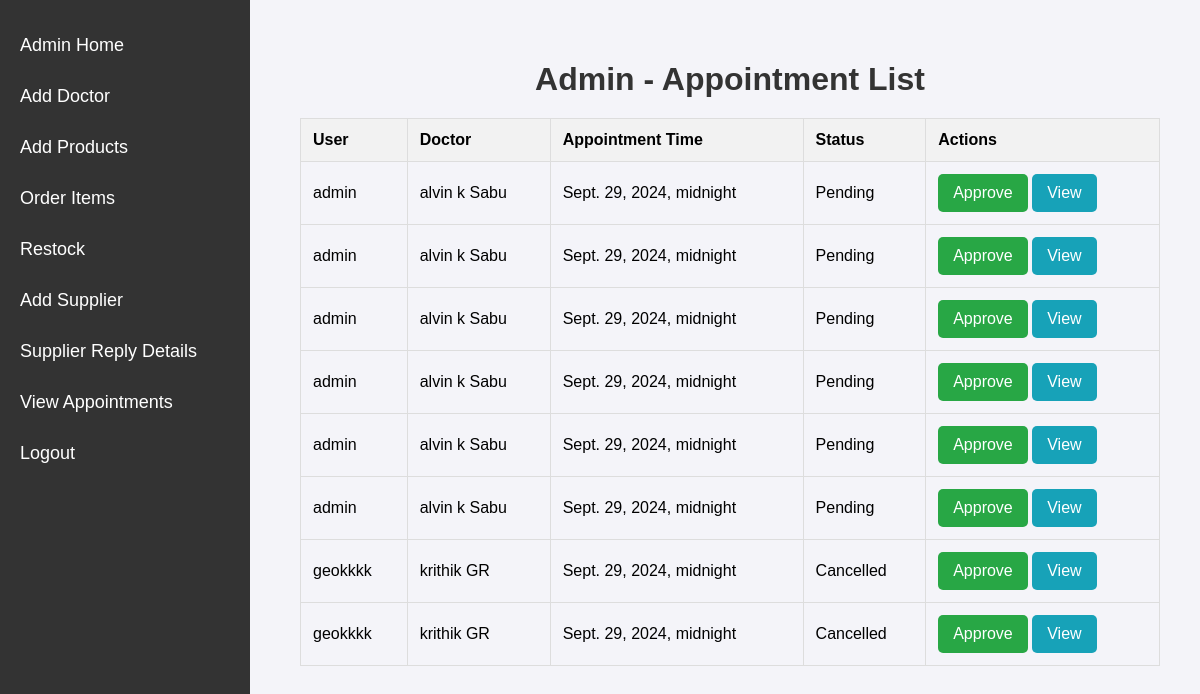
Before: /timeline/admin/appointments/ (signed in) with the older database file.
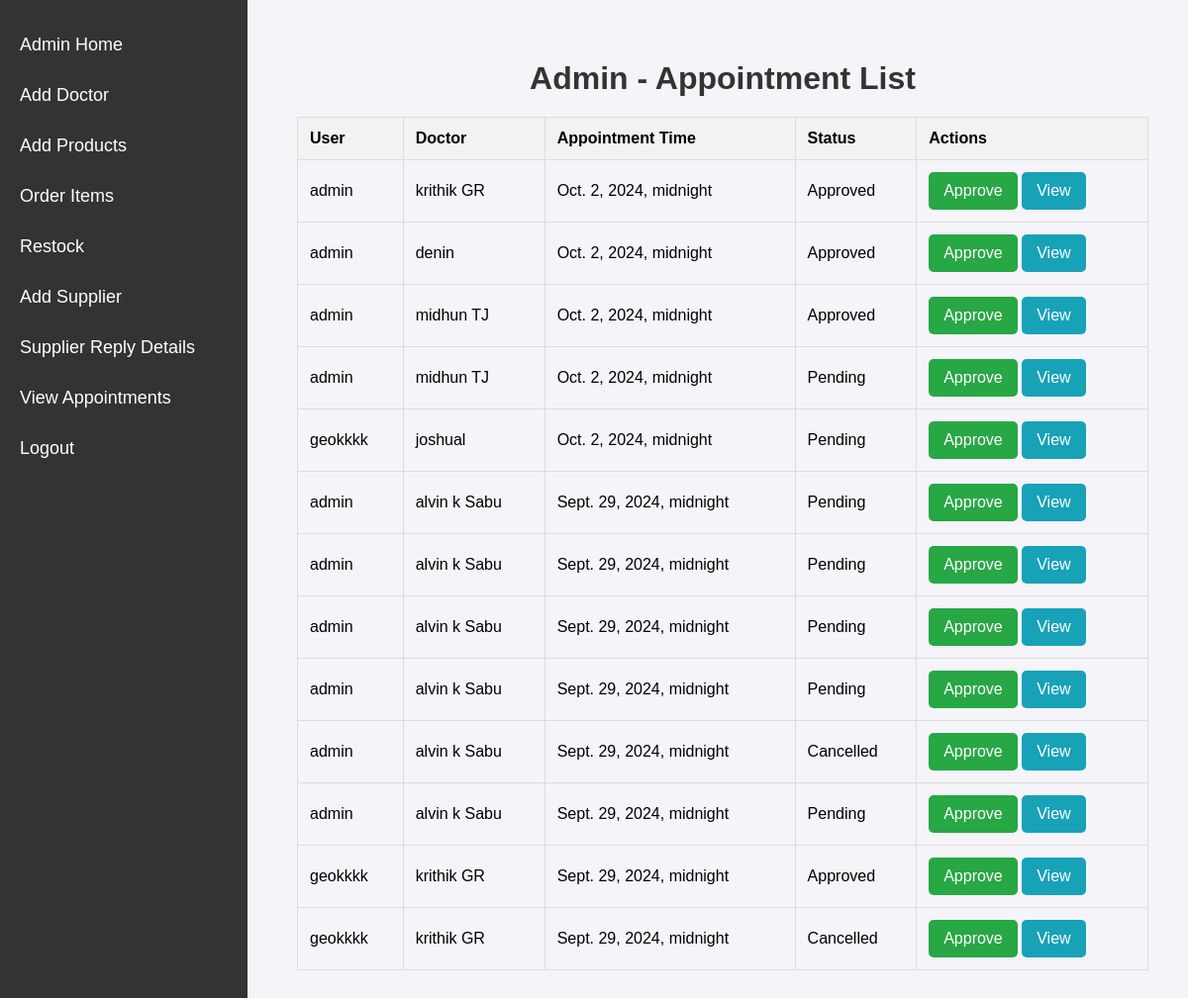
After: the same page with the newer database file.
### myapp/models.py (models this page shows, shortened)
class Appointment(models.Model):
    user = models.ForeignKey(User, on_delete=models.CASCADE)
    doctor = models.ForeignKey(Doctor, on_delete=models.CASCADE)
    availability = models.ForeignKey(DoctorAvailability, on_delete=models.CASCADE)
    status = models.CharField(max_length=20, default='Pending')
    appointment_time = models.DateTimeField()

class Doctor(models.Model):
    SPECIALIZATION_CHOICES = [
        ('general', 'General Physician'),
        ('cardiologist', 'Cardiologist'),
        ('dermatologist', 'Dermatologist'),
    ]
    name = models.CharField(max_length=100)
    specialization = models.CharField(max_length=50, choices=SPECIALIZATION_CHOICES)
    description = models.TextField()
    video_call_link = models.URLField()  # Link for the video call

### myapp/views.py (the view)
# urls.py: path('admin/appointments/', views.admin_appointment_list, name='admin_appointment_list'),
@staff_member_required
def admin_appointment_list(request):
    appointments = Appointment.objects.all().order_by('-appointment_time')
    context = {
        'appointments': appointments
    }
    return render(request, 'admin_appointment_list.html', context)

### myapp/templates/admin_appointment_list.html (shortened to what this page needs)
<!DOCTYPE html>
<html lang="en">
<head>
</head>
<body>
    <div class="sidebar">
        <a href="{% url 'adminpage' %}">Admin Home</a>
        <a href="{% url 'add_doctor' %}">Add Doctor</a>
        <a href="{% url 'admin_add' %}">Add Products</a>
        <a href="{% url 'adminorders' %}">Order Items</a>
        <a href="{% url 'reoder' %}">Restock</a>
        <a href="{% url 'supplier_add' %}">Add Supplier</a>
        <a href="{% url 'supplier_replies' %}">Supplier Reply Details</a>
        <a href="{% url 'admin_appointment_list' %}">View Appointments</a>
        <a href="{% url 'user_logout' %}">Logout</a>
    </div>
    <div class="content">
        <h1>Admin - Appointment List</h1>
        <table>
            <thead>
                <tr>
                    <th>User</th>
                    <th>Doctor</th>
                    <th>Appointment Time</th>
                    <th>Status</th>
                    <th>Actions</th>
                </tr>
            </thead>
            <tbody>
                {% for appointment in appointments %}
                <tr>
                    <td>{{ appointment.user.username }}</td>
                    <td>{{ appointment.doctor.name }}</td>
                    <td>{{ appointment.appointment_time }}</td>
                    <td>{{ appointment.status }}</td>
                    <td>
                        <a href="{% url 'approve_appointment' appointment.id %}" class="btn approve-btn">Approve</a>
                        <a href="{% url 'approve_appointment' appointment.id %}" class="btn view-btn">View</a>
                    </td>
                </tr>
                {% empty %}
                <tr>
                    <td colspan="5">No appointments found.</td>
                </tr>
                {% endfor %}
            </tbody>
        </table>
    </div>
</body>
</html>

Changed rows visible on the page:
added Appointment: user.username "admin", doctor.name "krithik GR", appointment_time "Oct. 2, 2024, midnight", status "Approved"
added Appointment: user.username "admin", doctor.name "denin", appointment_time "Oct. 2, 2024, midnight", status "Approved"
added Appointment: user.username "admin", doctor.name "midhun TJ", appointment_time "Oct. 2, 2024, midnight", status "Approved"
added Appointment: user.username "admin", doctor.name "midhun TJ", appointment_time "Oct. 2, 2024, midnight", status "Pending"
added Appointment: user.username "geokkkk", doctor.name "joshual", appointment_time "Oct. 2, 2024, midnight", status "Pending"
changed Appointment (number 10 of 13 on the later page): status "Pending" → "Cancelled"
changed Appointment (number 12 of 13 on the later page): status "Cancelled" → "Approved"
